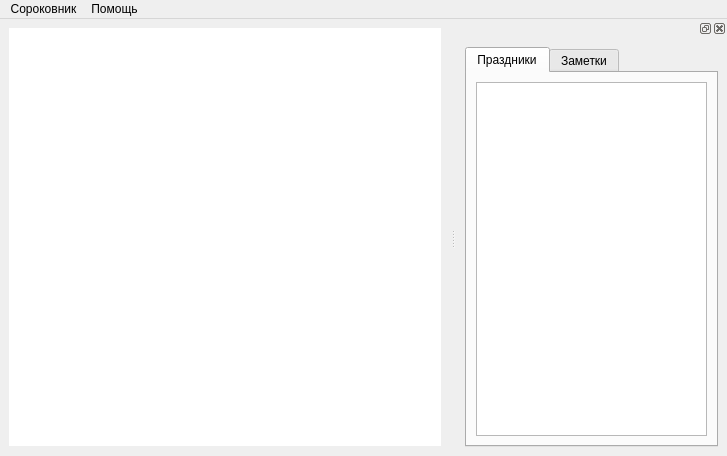
<?xml version="1.0" encoding="UTF-8"?>
<ui version="4.0">
 <class>SorokovnikApp</class>
 <widget class="QMainWindow" name="SorokovnikApp">
  <property name="geometry">
   <rect>
    <x>0</x>
    <y>0</y>
    <width>727</width>
    <height>456</height>
   </rect>
  </property>
  <property name="windowTitle">
   <string>Сороковник</string>
  </property>
  <widget class="QWidget" name="centralwidget">
   <layout class="QHBoxLayout" name="horizontalLayout">
    <item>
     <widget class="QGraphicsView" name="mSorokovnikGraphicsView">
      <property name="sizePolicy">
       <sizepolicy hsizetype="Fixed" vsizetype="Fixed">
        <horstretch>0</horstretch>
        <verstretch>0</verstretch>
       </sizepolicy>
      </property>
      <property name="minimumSize">
       <size>
        <width>432</width>
        <height>418</height>
       </size>
      </property>
      <property name="frameShape">
       <enum>QFrame::NoFrame</enum>
      </property>
     </widget>
    </item>
   </layout>
  </widget>
  <widget class="QMenuBar" name="mMenuBar">
   <property name="geometry">
    <rect>
     <x>0</x>
     <y>0</y>
     <width>727</width>
     <height>23</height>
    </rect>
   </property>
   <widget class="QMenu" name="menu">
    <property name="title">
     <string>Сороковник</string>
    </property>
    <addaction name="mSettingsAction"/>
    <addaction name="separator"/>
    <addaction name="mQuitAction"/>
   </widget>
   <widget class="QMenu" name="menu_2">
    <property name="title">
     <string>Помощь</string>
    </property>
    <addaction name="mAboutAction"/>
   </widget>
   <addaction name="menu"/>
   <addaction name="menu_2"/>
  </widget>
  <widget class="QDockWidget" name="dockWidget">
   <property name="sizePolicy">
    <sizepolicy hsizetype="Expanding" vsizetype="Expanding">
     <horstretch>0</horstretch>
     <verstretch>0</verstretch>
    </sizepolicy>
   </property>
   <attribute name="dockWidgetArea">
    <number>2</number>
   </attribute>
   <widget class="QWidget" name="dockWidgetContents">
    <layout class="QHBoxLayout" name="horizontalLayout_2">
     <item>
      <widget class="QTabWidget" name="mTabWidget">
       <property name="currentIndex">
        <number>0</number>
       </property>
       <widget class="QWidget" name="mPrazdnikiTab">
        <attribute name="title">
         <string>Праздники</string>
        </attribute>
        <layout class="QVBoxLayout" name="verticalLayout">
         <item>
          <widget class="QTextEdit" name="mPrazdnikiTextEdit">
           <property name="horizontalScrollBarPolicy">
            <enum>Qt::ScrollBarAlwaysOff</enum>
           </property>
           <property name="readOnly">
            <bool>true</bool>
           </property>
          </widget>
         </item>
        </layout>
       </widget>
       <widget class="QWidget" name="mZametkiTab">
        <attribute name="title">
         <string>Заметки</string>
        </attribute>
        <layout class="QVBoxLayout" name="verticalLayout_2">
         <item>
          <widget class="QTextEdit" name="mZametkiTextEdit">
           <property name="horizontalScrollBarPolicy">
            <enum>Qt::ScrollBarAlwaysOff</enum>
           </property>
           <property name="autoFormatting">
            <set>QTextEdit::AutoAll</set>
           </property>
          </widget>
         </item>
        </layout>
       </widget>
      </widget>
     </item>
    </layout>
   </widget>
  </widget>
  <action name="mSettingsAction">
   <property name="text">
    <string>Настройки</string>
   </property>
  </action>
  <action name="mQuitAction">
   <property name="text">
    <string>Выход</string>
   </property>
  </action>
  <action name="mAboutAction">
   <property name="text">
    <string>О программе...</string>
   </property>
  </action>
 </widget>
 <resources/>
 <connections/>
</ui>
